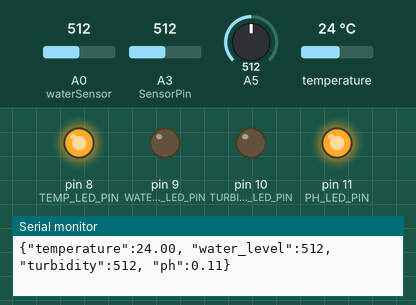
Simulated run of this sketch. Board: Arduino Uno, built with avr-gcc and run on an emulated ATmega328P. Parts: output pins drawn as LEDs (lit = HIGH), the last lines printed to the serial monitor. The test bench sets the inputs (shaded band); at power-on: temperature 24 °C, A0 (waterSensor) = 512, A5 = 512, A3 (SensorPin) = 512.

Above: at 2.8 s.
2.9 s: temperature set to 25.7 °C
At 4.3 s:
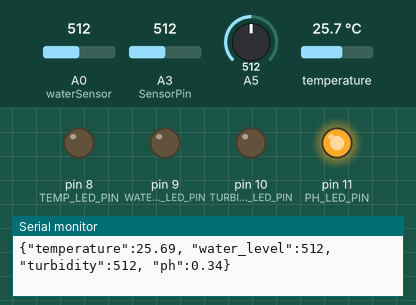
4.8 s: A0 (waterSensor) set to 110
9.6 s: A0 (waterSensor) set to 91
At 10.9 s:
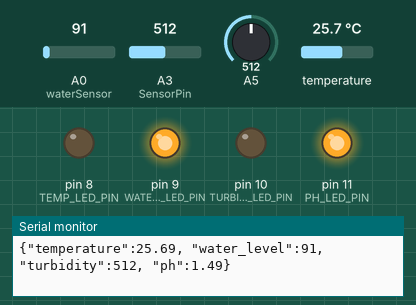
11.4 s: A5 set to 490
At 13.0 s:
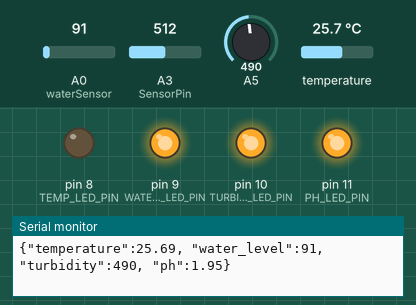
13.7 s: temperature set to 4 °C
At 15.0 s:
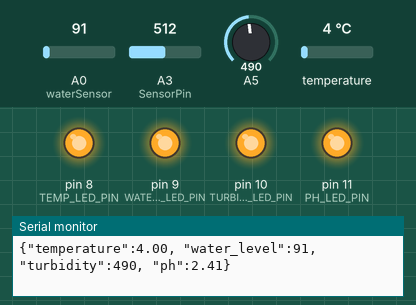
16.2 s: A5 set to 510
At 18.2 s:
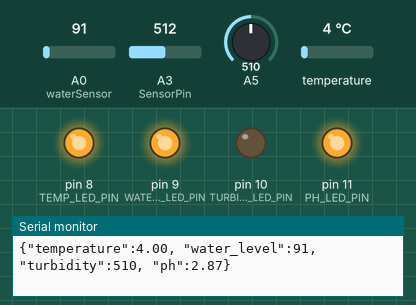
Timing chart, 0 to 36.5 s (numbered marks = the images above; inputs shaded):
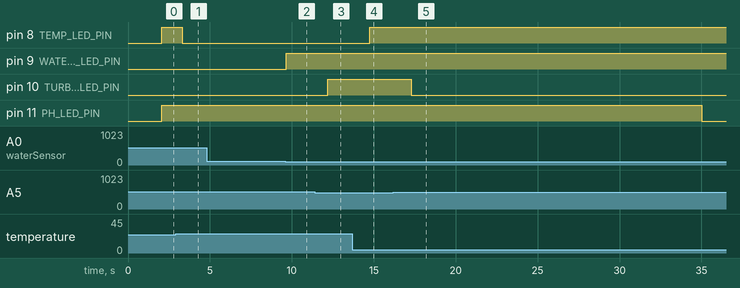

The sketch:

arduinosensor.ino
```cpp
#define ONE_WIRE_BUS 2
#include <OneWire.h>
#include <DallasTemperature.h>

OneWire oneWire(ONE_WIRE_BUS);
DallasTemperature sensors(&oneWire);

int waterSensor = A0;
int waterValue = 0;

#define SensorPin A3
#define Offset 0.11
#define samplingInterval 20
#define printInterval 500  // 0.5초마다 출력
#define ArrayLenth 40
int pHArray[ArrayLenth];
int pHArrayIndex = 0;

// LED 핀 설정
#define TEMP_LED_PIN 8
#define WATER_LEVEL_LED_PIN 9
#define TURBIDITY_LED_PIN 10
#define PH_LED_PIN 11

void setup(void) {
  Serial.begin(9600);
  sensors.begin();
  pinMode(A5, INPUT);

  // LED 핀을 출력 모드로 설정
  pinMode(TEMP_LED_PIN, OUTPUT);
  pinMode(WATER_LEVEL_LED_PIN, OUTPUT);
  pinMode(TURBIDITY_LED_PIN, OUTPUT);
  pinMode(PH_LED_PIN, OUTPUT);
}

void loop(void) {
  sensors.requestTemperatures();
  float temperatureC = sensors.getTempCByIndex(0);

  waterValue = analogRead(waterSensor);

  int turbidityData = analogRead(A5);

  static unsigned long samplingTime = millis();
  static unsigned long printTime = millis();
  static float pHValue, voltage;
  if (millis() - samplingTime > samplingInterval) {
    pHArray[pHArrayIndex++] = analogRead(SensorPin);
    if (pHArrayIndex == ArrayLenth) pHArrayIndex = 0;
    voltage = avergearray(pHArray, ArrayLenth) * 5.0 / 1024;
    pHValue = 3.5 * voltage + Offset;
    samplingTime = millis();
  }

  if (millis() - printTime > printInterval) {
    Serial.print("{\"temperature\":");
    Serial.print(temperatureC);
    Serial.print(", \"water_level\":");
    Serial.print(waterValue);
    Serial.print(", \"turbidity\":");
    Serial.print(turbidityData);
    Serial.print(", \"ph\":");
    Serial.print(pHValue, 2);
    Serial.println("}");

    // 온도 경고 LED
    if (temperatureC < 25 || temperatureC > 29) {
      digitalWrite(TEMP_LED_PIN, HIGH); // 온도 경고 조건이 발생하면 LED 켜기
    } else {
      digitalWrite(TEMP_LED_PIN, LOW); // 온도 경고 조건이 해제되면 LED 끄기
    }

    // 수위 경고 LED
    if (waterValue < 100) {
      digitalWrite(WATER_LEVEL_LED_PIN, HIGH); // 수위 경고 조건이 발생하면 LED 켜기
    } else {
      digitalWrite(WATER_LEVEL_LED_PIN, LOW); // 수위 경고 조건이 해제되면 LED 끄기
    }

    // 탁도 경고 LED
    if (turbidityData < 500) {
      digitalWrite(TURBIDITY_LED_PIN, HIGH); // 탁도 경고 조건이 발생하면 LED 켜기
    } else {
      digitalWrite(TURBIDITY_LED_PIN, LOW); // 탁도 경고 조건이 해제되면 LED 끄기
    }

    // pH 경고 LED
    if (pHValue < 6 || pHValue > 9) {
      digitalWrite(PH_LED_PIN, HIGH); // pH 경고 조건이 발생하면 LED 켜기
    } else {
      digitalWrite(PH_LED_PIN, LOW); // pH 경고 조건이 해제되면 LED 끄기
    }

    printTime = millis();
  }

  delay(500);
}

double avergearray(int* arr, int number) {
  int i;
  int max, min;
  double avg;
  long amount = 0;
  if (number <= 0) {
    Serial.println("Error number for the array to averaging!/n");
    return 0;
  }
  if (number < 5) {
    for (i = 0; i < number; i++) {
      amount += arr[i];
    }
    avg = amount / number;
    return avg;
  } else {
    if (arr[0] < arr[1]) {
      min = arr[0];
      max = arr[1];
    } else {
      min = arr[1];
      max = arr[0];
    }
    for (i = 2; i < number; i++) {
      if (arr[i] < min) {
        amount += min;
        min = arr[i];
      } else {
        if (arr[i] > max) {
          amount += max;
          max = arr[i];
        } else {
          amount += arr[i];
        }
      }
    }
    avg = (double)amount / (number - 2);
  }
  return avg;
}
```

Measured:
- the behaviour switches between 24.9 and 25 °C on temperature (found by bisection; images 0 and 1)
- the behaviour switches between 100 and 99 on A0 (waterSensor) (found by bisection; images 1 and 2)
- the behaviour switches between 500 and 499 on A5 (found by bisection; images 2 and 3)
- after the input at 2.9 s, pin 8 (TEMP_LED_PIN): HIGH → LOW after 0.42 s
- after the input at 9.6 s, pin 9 (WATER_LEVEL_LED_PIN): LOW → HIGH after 0.07 s
- after the input at 11.4 s, pin 10 (TURBIDITY_LED_PIN): LOW → HIGH after 0.81 s
- after the input at 13.7 s, pin 8 (TEMP_LED_PIN): LOW → HIGH after 1.0 s
- after the input at 16.2 s, pin 10 (TURBIDITY_LED_PIN): HIGH → LOW after 1.1 s
